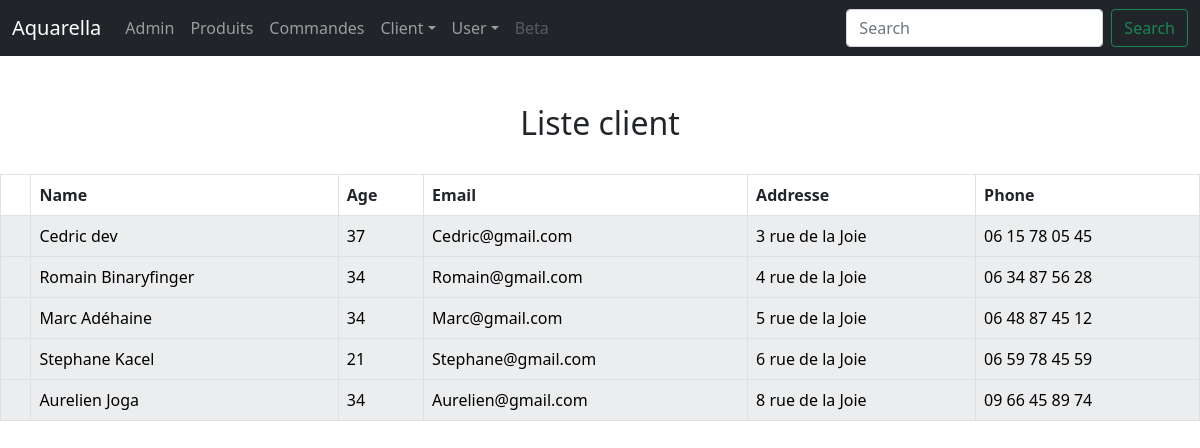
Page /liste_de_client/ on the earlier database version.
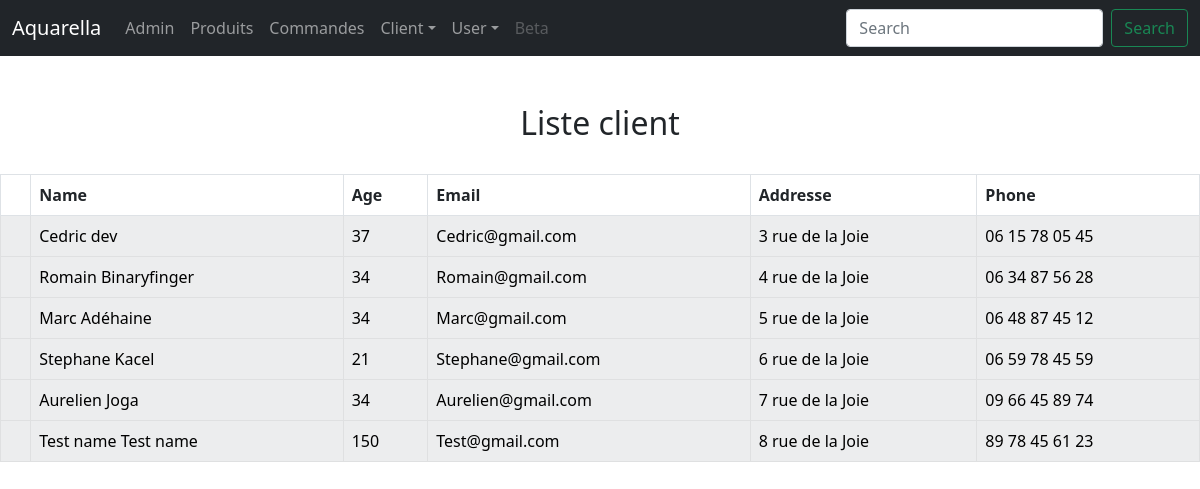
Same page on the later database version.
### accounts/models.py (models this page shows)
class Client(models.Model):
    first_name=models.CharField(max_length=30)
    last_name=models.CharField(max_length=30)
    id_client=models.CharField('Id Client',max_length=3)
    age=models.CharField(max_length=3)
    email=models.EmailField('Email Address',max_length=50)
    address=models.CharField(max_length=300)
    phone=models.CharField('Contact Phone',max_length=14)
    def __str__(self):  #allow us to pop up on the page
        return self.first_name + ' ' + self.last_name # put first and last name on website

### accounts/views.py (the view)
# urls.py: path('liste_de_client/',views.list_client,name='liste_client'),
def list_client(request): # pour afficher liste client
	client_list=Client.objects.all() #put all the client object of cleint
	return render(request,'liste_de_client.html',{'client_list': client_list})

### templates/liste_de_client.html (shortened to what this page needs)
{% extends 'base.html' %}
{% block content %}
<center><h2>Liste client</h2></center>
<br/>
<table class="table table-bordered table-striped table-hover">
    <thead>
        <tr class="table">
            <th scope="col"></th>
            <th scope="col">Name</th>
            <th scope="col">Age</th>
            <th scope="col">Email</th>
            <th scope="col">Addresse</th>
            <th scope="col">Phone</th>
        </tr>
    </thead>
    {% for liste_de_client in client_list%}
    <tbody>
        <tr class="table-light">
            <th scope="col"></th>
            <td>{{ liste_de_client }}</td>
            <td>{{liste_de_client.age}}</td>
            <td>{{liste_de_client.email}}</td>
            <td>{{liste_de_client.address}}</td>
            <td>{{liste_de_client.phone}}</td>
        </tr>
    </tbody>
    {% endfor %}
</table>
{% endblock content %}

Differences in the rows shown:
changed Client "Aurelien Joga": address "8 rue de la Joie" → "7 rue de la Joie"
added Client: first_name+last_name "Test name Test name", age "150", email "Test@gmail.com", address "8 rue de la Joie", phone "89 78 45 61 23"
